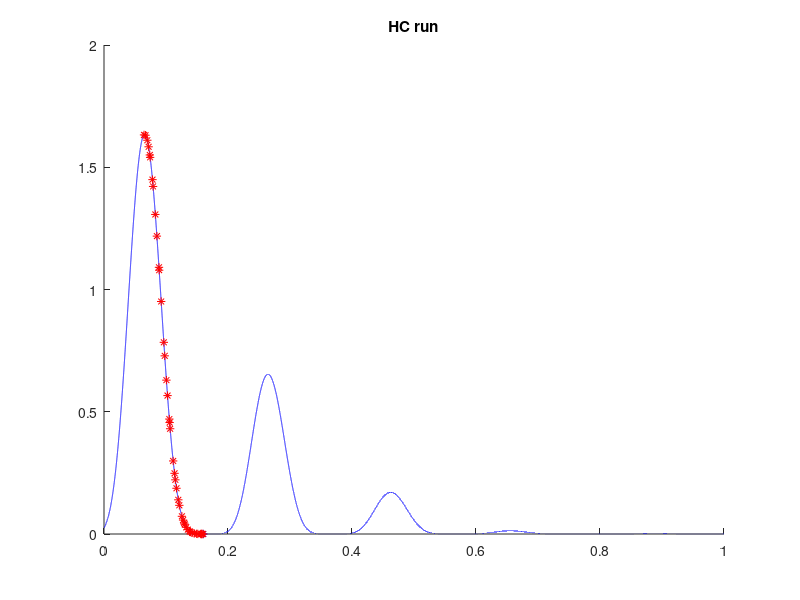
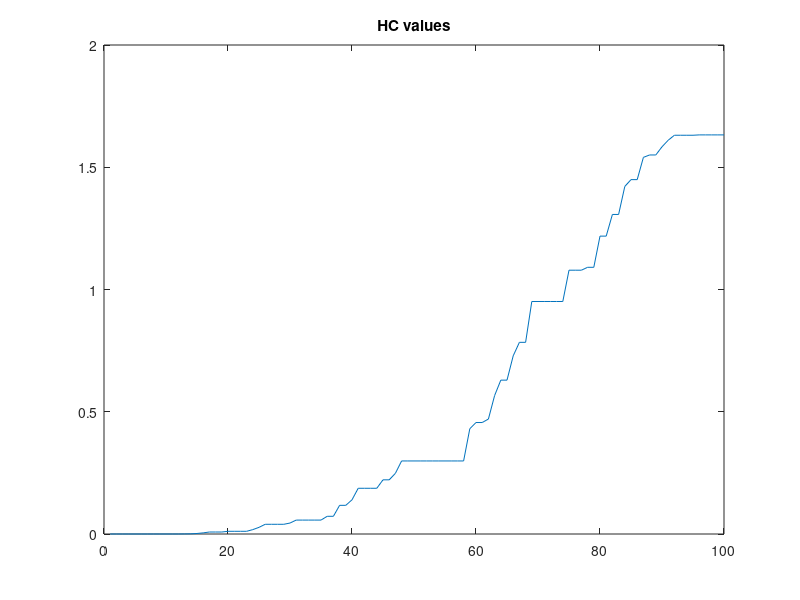
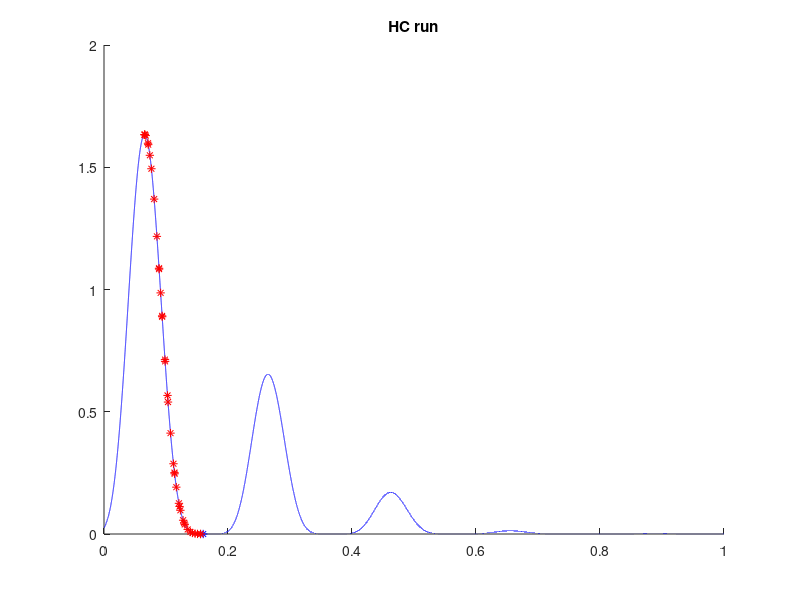
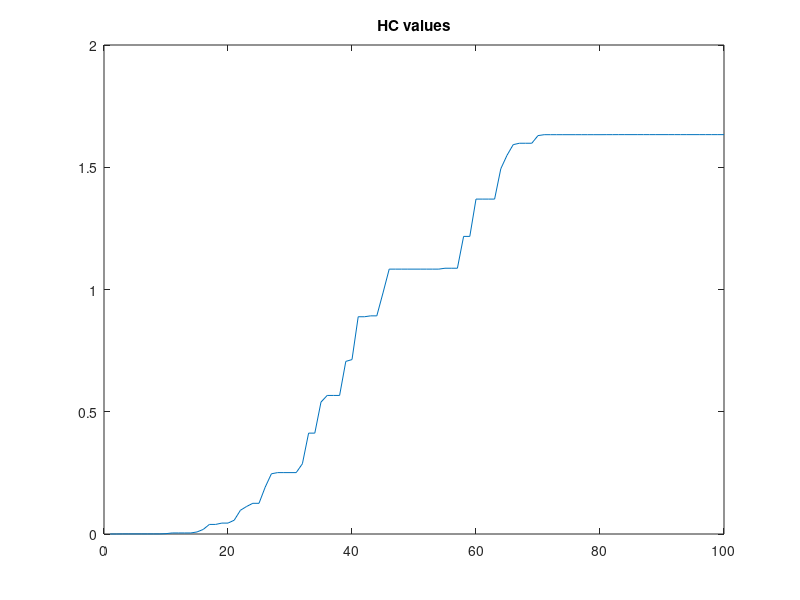

These figures' MATLAB source, in order:
% hillclimb.m
function hillclimb1()
x0 = 0.16;
max_iters = 100;

    % Função Objetivo
    function f = objective_function(x)
        f = 4 * sin(5 * pi * x + 0.5) .^ 6 .* exp(log2((x - 0.8) .^ 2));
    end

    % Algoritmo de Subida da Colina
    function [x_best, f_best, best_hc] = HillClimb1(f, x0, lower, upper, max_iters)
       figure  
    hold on 
    title("HC run")
    
    x=0:10^-5:1;
    fx = f(x);
    plot(x,fx,'b');
    x_best = x0;
    f_best = f(x_best);
    best_hc = [];
    plot(x_best,f_best,'*b');
    for i = 1:max_iters
        r = (rand() - 0.5)*10^-2;
        x_new = x_best + r; 
        while x_new < lower || x_new > upper   
            r = (rand() - 0.5)*10^-2;
            x_new = x_best + r;
        end
        f_new = f(x_new);
        if f_new > f_best
            x_best = x_new;
            f_best = f_new;
            plot(x_best,f_best,'*r');
        end
        best_hc = [best_hc, f_best];
  
    end
    hc_data = [x_best, f_best, best_hc];
    figure
    plot(best_hc);
    title("HC values")

    end

    
    x0 = 0.16; 
    lower = 0; 
    upper = 1; 
    max_iters = 100; 
    best_robot = []; 
    best_f_value = -Inf; 

    %5 vezes
    for i = 1:5
        [x_best, f_best, best_hc] = HillClimb1(@objective_function, x0, lower, upper, max_iters);
        if f_best > best_f_value
            best_robot = x_best;
            best_f_value = f_best;
        end
    end

    % Mostra o melhor resultado
    fprintf('Melhor solução encontrada: x = %f com valor de função f(x) = %f\n', best_robot, best_f_value);
end
